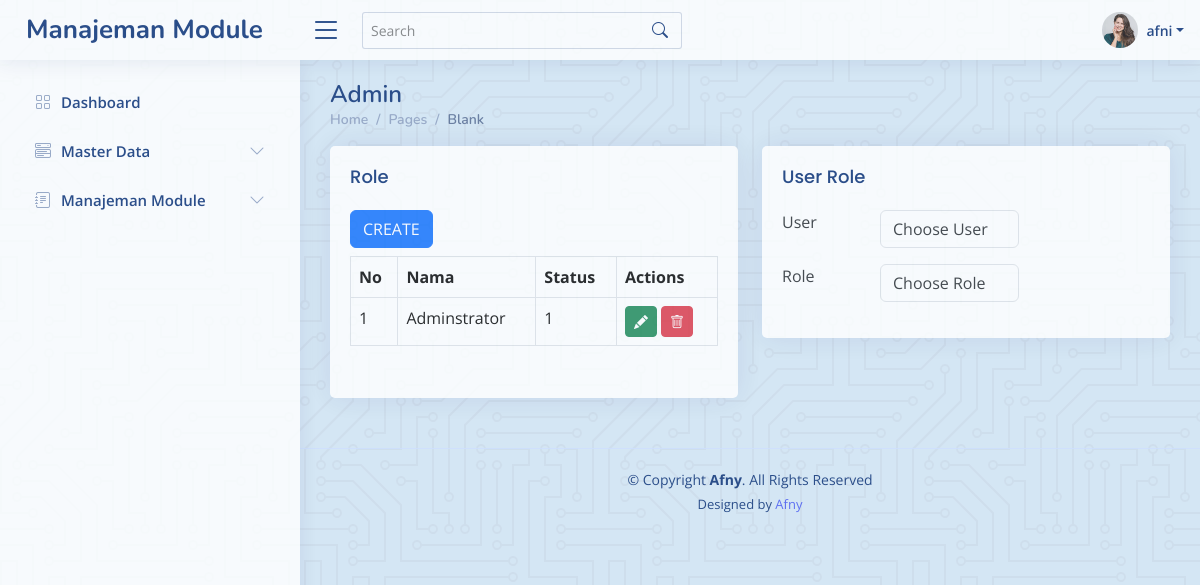
/admin/role.php (signed in), run on an earlier commit of the app's database.
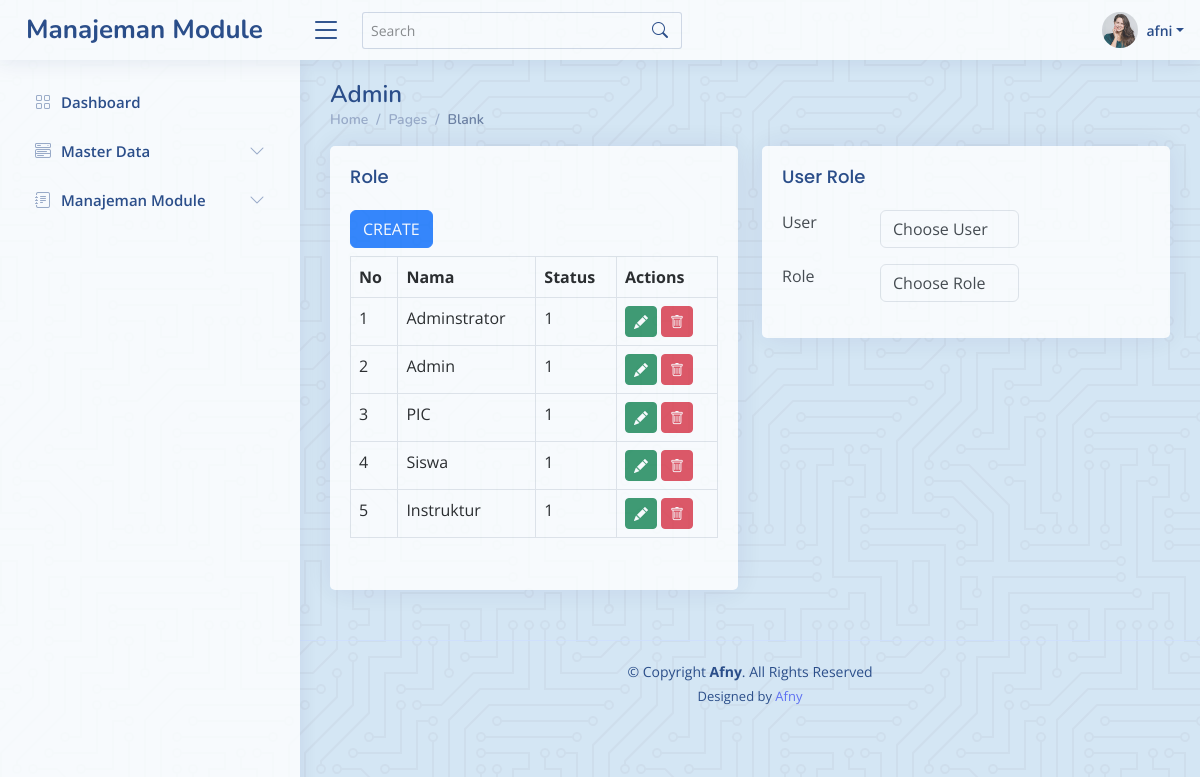
And on a later commit of the database.
### tables this page shows
CREATE TABLE `roles` (
  `id` int(11) NOT NULL,
  `name` varchar(50) NOT NULL,
  `is_active` tinyint(1) NOT NULL,
  `created_at` timestamp NOT NULL DEFAULT current_timestamp(),
  `updated_at` timestamp NOT NULL DEFAULT '0000-00-00 00:00:00' ON UPDATE current_timestamp()
);

### admin/role.php (the view, shortened to what this page needs)
<?php
require_once "../koneksi.php";
$role = mysqli_query($koneksi, "SELECT * FROM roles");
$rows = mysqli_fetch_all($role, MYSQLI_ASSOC);
?>
<!DOCTYPE html>
<html lang="en">
<?php include '../inc/head.php'; ?>
<body>
  <?php  include "../inc/header.php"; ?>
  <?php  include "../inc/sidebar.php"; ?>
  <main id="main" class="main">
    <div class="pagetitle">
      <h1>Admin</h1>
      <nav>
        <ol class="breadcrumb">
          <li class="breadcrumb-item"><a href="index.html">Home</a></li>
          <li class="breadcrumb-item">Pages</li>
          <li class="breadcrumb-item active">Blank</li>
        </ol>
      </nav>
    </div>
    <section class="section">
      <div class="row">
        <div class="col-lg-6">
          <div class="card">
            <div class="card-body">
              <h5 class="card-title">Role</h5>
              <div class="table table-responsive">
                <a class="btn btn-primary mb-2" href="edit-role.php">CREATE</a>
                <table class="table table-bordered">
                  <tr>
                    <th>No</th>
                    <th>Nama</th>
                    <th>Status</th>
                    <th>Actions</th>
                  </tr>
                  <?php
                  $no = 1;
                  foreach ($rows as $row) {
                  ?>
                    <tr>
                      <td><?= $no++ ?></td>
                      <td><?= $row['name'] ?></td>
                      <td><?= $row['is_active'] ?></td>
                      <td>
                      <a href="edit-role.php?Edit=<?php echo $row['id'] ?>" class="btn btn-success btn-sm"><i class="bi bi-pencil-fill"></i></a>
                      <a onclick="return confirm ('Yakin ingin menghapus?')" href="role.php?idDel=<?php echo $row['id'] ?>" class="btn btn-danger btn-sm"><i class="bi bi-trash"></i></a>
                      </td>
                    </tr>
                  <?php
                  } ?>
                </table>
              </div>
            </div>
          </div>
        </div>
        <div class="col-lg-6">
          <div class="card">
            <div class="card-body">
              <h5 class="card-title">User Role</h5>
              <div class="mb-3 row">
                <div class="col-sm-3">
                  <label for="">User</label>
                </div>
                <div class="col-sm-5">
                  <select id="user_id" class="form-control" name="user">
                    <option value="0" hidden>Choose User</option>
                  </select>
                </div>
              </div>
              <div class="mb-3 row">
                <div class="col-sm-3">
                  <label for="">Role</label>
                </div>
                <div class="col-sm-5">
                  <select name="role" id="role_id" class="form-control">
                    <option value="" hidden>Choose Role</option>
                  </select>
                </div>
              </div>
            </div>
            </div>
          </div>
        </div>
    </section>
  </main>
  <?= include '../inc/footer.php'; ?>
</body>
</html>

What changed in the data, as far as the page shows it:
added roles: name "Admin", is_active "1"
added roles: name "PIC", is_active "1"
added roles: name "Siswa", is_active "1"
added roles: name "Instruktur", is_active "1"
